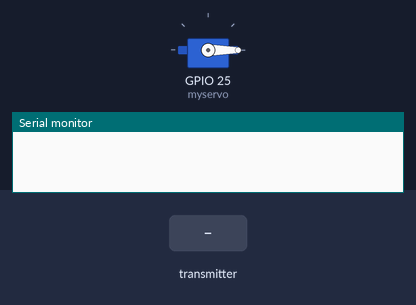
A program run on a simulated ESP32. Shown: servo, the last lines printed to the serial monitor. The inputs (shaded band) are chosen by the test bench.

Above: at 1.2 s.
1.3 s: the transmitter starts sending counter = 1024
At 2.2 s:
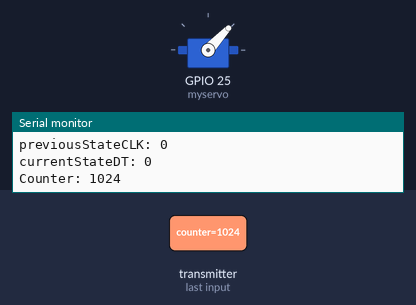
2.8 s: the transmitter starts sending counter = 2048
At 3.4 s:
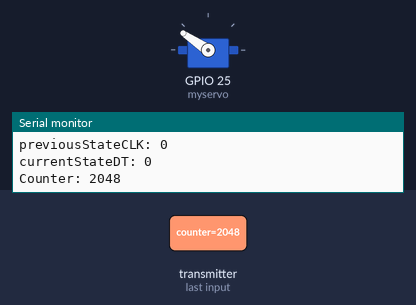
4.3 s: the transmitter starts sending counter = 4095
At 5.5 s:
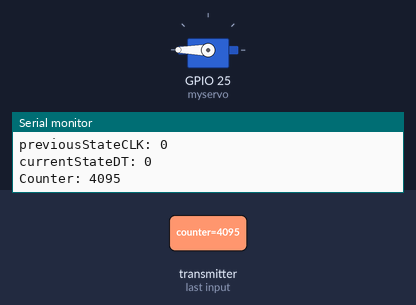
5.8 s: the transmitter starts sending counter = 0
At 6.9 s:
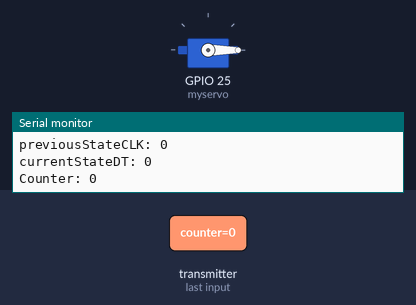
Timing chart, 0 to 8.3 s (numbered marks = the images above; inputs shaded):
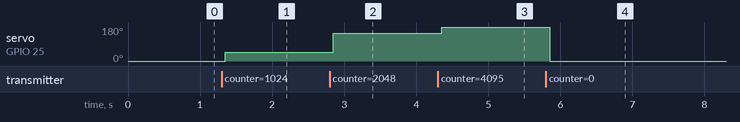

Measured:
- after the input at 1.3 s, servo on GPIO 25 (myservo): 0° → 47° after 0.05 s
- after the input at 2.8 s, servo on GPIO 25 (myservo): 47° → 146° after 0.05 s
- after the input at 4.3 s, servo on GPIO 25 (myservo): 146° → 180° after 0.05 s
- after the input at 5.8 s, servo on GPIO 25 (myservo): 180° → 0° after 0.05 s

The program:

main.cpp
```cpp
#include <Arduino.h>
#include <esp_now.h>
#include <WiFi.h>
#include <ESP32Servo.h>

// Must match the sender structure
typedef struct struct_message {
    char a[32];
    int currentStateCLK;
    int previousStateCLK;
    int currentStateDT;
    int counter;
} struct_message;

// Create a struct_message called myData
struct_message myData;

Servo myservo;

// callback function that will be executed when data is received
void OnDataRecv(const uint8_t * mac, const uint8_t *incomingData, int len) {
  memcpy(&myData, incomingData, sizeof(myData));
  // Serial.print("Bytes received: ");
  // Serial.println(len);
  // Serial.print("Char: ");
  // Serial.println(myData.a);
  Serial.print("currentStateCLK: ");
  Serial.println(myData.currentStateCLK);
  Serial.print("previousStateCLK: ");
  Serial.println(myData.previousStateCLK);
  Serial.print("currentStateDT: ");
  Serial.println(myData.currentStateDT);
  Serial.print("Counter: ");
  Serial.println(myData.counter);
  Serial.println();
}

void setup() {
  Serial.begin(115200);

  WiFi.mode(WIFI_STA);

  if (esp_now_init() != ESP_OK) {
    Serial.println("Error initializing ESP-NOW");
    return;
  }

  // Register for recv CB to get recv packer info
  esp_now_register_recv_cb(OnDataRecv);

  myservo.attach(25);
}

void loop() {
  myservo.write(myData.counter);
  delay(1);
}
```
